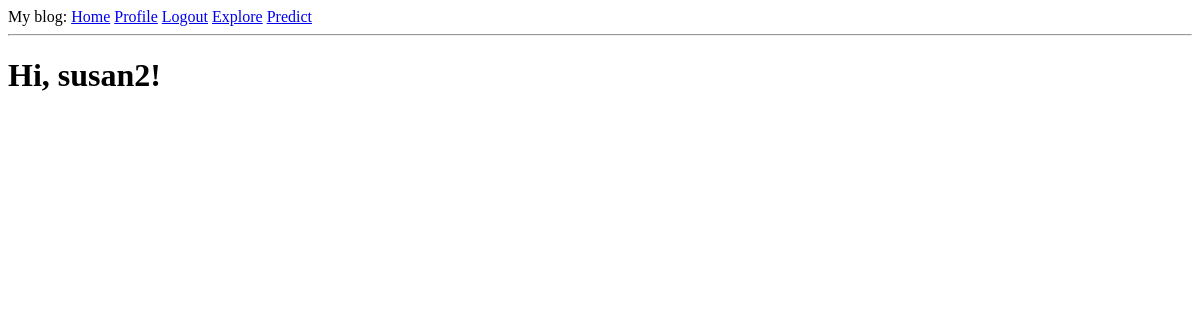
The app's page /explore (signed in), older data.
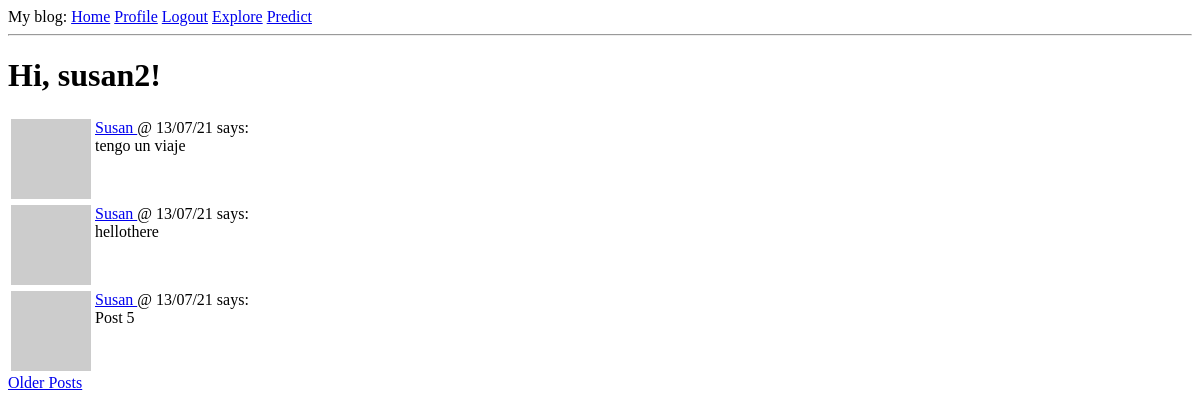
The same page, newer data.
### web_app/app/models.py (models this page shows, shortened)
class User(UserMixin, db.Model):
    id = db.Column(db.Integer, primary_key=True)
    username = db.Column(db.String(64), index=True, unique=True)
    email = db.Column(db.String(120), index=True, unique=True)
    password_hash = db.Column(db.String(128))
    posts = db.relationship('Post', backref='user', lazy='dynamic')
    about_me = db.Column(db.String(140))
    last_seen = db.Column(db.DateTime, default=datetime.utcnow)
    def avatar(self, size):
        digest = md5(self.email.lower().encode('utf-8')).hexdigest()
        return 'https://www.gravatar.com/avatar/{}?d=identicon&s={}'.format(digest, size)
    followed = db.relationship(
        'User', secondary=followers,
        primaryjoin=(followers.c.follower_id == id),
        secondaryjoin=(followers.c.followed_id == id),
        backref=db.backref('followers', lazy='dynamic'), lazy='dynamic')

class Post(db.Model):
    id = db.Column(db.Integer, primary_key=True)
    body = db.Column(db.String(140))
    timestamp = db.Column(db.DateTime, index=True, default=datetime.utcnow)
    user_id = db.Column(db.Integer, db.ForeignKey('user.id'))

### web_app/app/routes.py (the view)
@app.route('/explore')  #is the default method post?
@login_required
def explore():
    page = request.args.get('page', 1, type=int)
    posts = Post.query.order_by(Post.timestamp.desc()).paginate(page, Config.POSTS_PER_PAGE, False)
    next_url = url_for('explore', page=posts.next_num) if posts.has_next else None
    prev_url = url_for('explore', page=posts.prev_num) if posts.has_prev else None
    return render_template('index.html', title='Explore', posts=posts.items, next_url=next_url, prev_url=prev_url)

### web_app/app/models.py (called while the page is built)
@login.user_loader
def load_user(id):
    return User.query.get(int(id))

### web_app/app/routes.py (called while the page is built)
@app.before_request
def before_request():
    if current_user.is_authenticated:
        current_user.last_seen = datetime.utcnow()
        db.session.commit()

### web_app/app/templates/index.html (shortened to what this page needs)
{% extends "base.html" %}
{% block content %}
    {% if current_user.is_anonymous %}
    <h1>Sign in to see your posts</h1>
    {% else %}
    <h1>Hi, {{ current_user.username }}!</h1>
        {% for post in posts %}
            {% include '_post.html' %}
        {% endfor %}
        {% if next_url %}
        <a href="{{ next_url }}">Older Posts</a>
        {% endif %}
    {% endif %}
{% endblock %}

### web_app/app/templates/base.html (shortened to what this page needs)
<html>
    <head>
    </head>
    <body>
        <div>
            My blog:
            <a href="{{ url_for('index') }}">Home</a>
            {% if current_user.is_anonymous %}
            <a href="{{ url_for('login') }}">Login</a>
            {% else %}
            <a href="{{ url_for('user', username=current_user.username) }}">Profile</a>
            <a href="{{ url_for('logout') }}">Logout</a>
            {% endif %}
            <a href="{{ url_for('explore') }}">Explore</a>
            <a href="{{ url_for('predict') }}">Predict</a>
        </div>
        <hr>
        {% block content %}{% endblock %}
    </body>
</html>

### web_app/app/templates/_post.html
<table>
    <tr valign="top">
        <td><img src="{{ post.user.avatar(20) }}"></td>
        <td>
            <a href="{{ url_for('user', username=post.user.username) }}">
                {{ post.user.username }}
            </a>
            @ {{ post.timestamp.strftime("%d/%m/%y") }} says: <br> {{ post.body }}
        </td>
    </tr>
</table>

Row changes from the older to the newer data that the page shows:
added Post: user.username "Susan", timestamp "13/07/21", body "tengo un viaje"
added Post: user.username "Susan", timestamp "13/07/21", body "hellothere"
added Post: user.username "Susan", timestamp "13/07/21", body "Post 5"
Text that changed along with them:
text now shown: "Older Posts"
